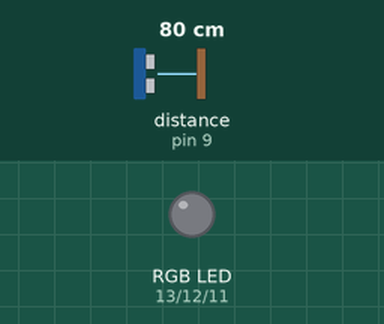
This sketch was run on a simulated Arduino Uno, built with avr-gcc and run on an emulated ATmega328P. Parts: an RGB LED mixed from three pins (HIGH = lit). Wiring (inferred from the names in the program): ultrasonic range finder: trigger pin 8; echo pin 9. The inputs (shaded band) are chosen by the test bench; at power-on: distance to the obstacle (sensor on pin 9) 80 cm. The echo pulse lasts 58.3 µs per cm; pins used as bus, display or sensor lines are not drawn; what the sketch prints to the serial monitor is not drawn.

Above: at 1.3 s.
1.4 s: distance to the obstacle (sensor on pin 9) set to 2 cm
At 2.7 s:
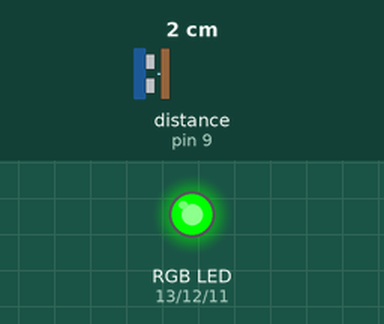
3.0 s: distance to the obstacle (sensor on pin 9) set to 7 cm
4.5 s: distance to the obstacle (sensor on pin 9) set to 10 cm
At 5.3 s:
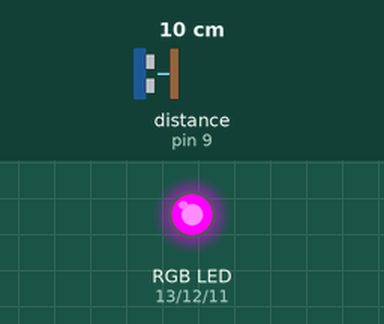
6.0 s: distance to the obstacle (sensor on pin 9) set to 14 cm
At 6.7 s:
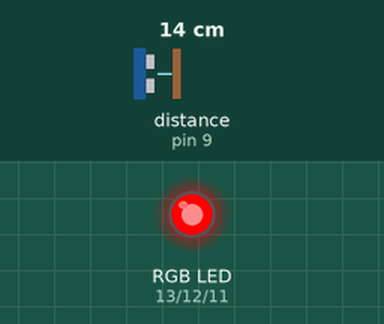
7.5 s: distance to the obstacle (sensor on pin 9) set to 4 cm
At 8.0 s:
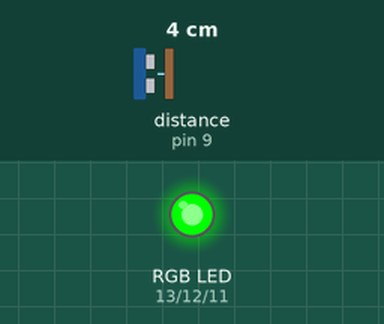
9.0 s: distance to the obstacle (sensor on pin 9) set to 9 cm
At 10.5 s:
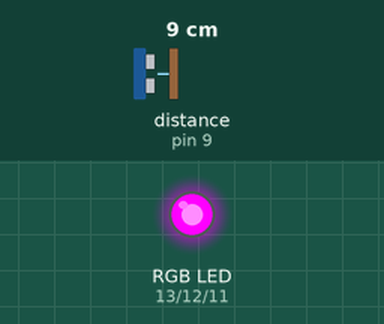
Timing chart, 0 to 11.5 s (numbered marks = the images above; inputs shaded):
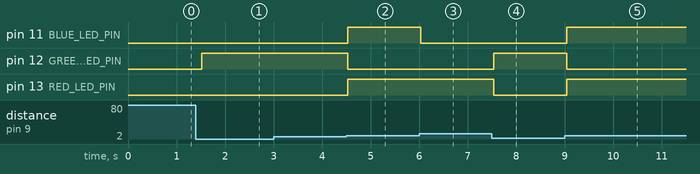

Measured:
- the behaviour switches between 8 and 9 cm on distance to the obstacle (sensor on pin 9) (found by bisection; images 1 and 2)
- the behaviour switches between 12 and 13 cm on distance to the obstacle (sensor on pin 9) (found by bisection; images 2 and 3)
- after the input at 1.4 s, pin 12 (GREEN_LED_PIN): LOW → HIGH after 0.12 s
- after the input at 3.0 s, every drawn part: stays the same
- after the input at 4.5 s, pin 11 (BLUE_LED_PIN), pin 13 (RED_LED_PIN): LOW → HIGH at once; pin 12 (GREEN_LED_PIN): HIGH → LOW at once
- after the input at 6.0 s, pin 11 (BLUE_LED_PIN): HIGH → LOW at once
- after the input at 7.5 s, pin 12 (GREEN_LED_PIN): LOW → HIGH at once; pin 13 (RED_LED_PIN): HIGH → LOW at once
- after the input at 9.0 s, pin 11 (BLUE_LED_PIN), pin 13 (RED_LED_PIN): LOW → HIGH at once; pin 12 (GREEN_LED_PIN): HIGH → LOW at once

The sketch:

arduino3.ino
```cpp
// ARDUINO 3: ULTRA SONIC SENSOR

// Define constants for ultrasonic sensor pins
const int TRIGGER_PIN = 8;
const int ECHO_PIN = 9;

// Define constants for RGB LED pins
const int RED_LED_PIN = 13;
const int GREEN_LED_PIN = 12;
const int BLUE_LED_PIN = 11;

// Define the speed of sound in cm/us
const float SPEED_OF_SOUND = 0.0343;

// Define thresholds for the food levels in cm
const int FULL_THRESHOLD = 8; // arbitrary number
const int HALF_THRESHOLD = 12; // arbitrary number
const int LOW_THRESHOLD = 20; // arbitrary number


void setup() {
  // Initialize ultrasonic sensor pins
  pinMode(TRIGGER_PIN, OUTPUT);
  pinMode(ECHO_PIN, INPUT);

  // Initialize RGB LED pins
  pinMode(RED_LED_PIN, OUTPUT);
  pinMode(GREEN_LED_PIN, OUTPUT);
  Serial.begin(9600);
}

void loop() {
  // Send ultrasonic pulse
  digitalWrite(TRIGGER_PIN, LOW);
  delayMicroseconds(2);
  digitalWrite(TRIGGER_PIN, HIGH);
  delayMicroseconds(10);
  digitalWrite(TRIGGER_PIN, LOW);

  // Read the echo time (round trip)
  long duration = pulseIn(ECHO_PIN, HIGH);

  // Calculate the distance based on the speed of sound
  float distance = duration * SPEED_OF_SOUND / 2;
  Serial.println(distance);

  // Determine the food level and set the LED color
  if (distance <= FULL_THRESHOLD) {
    // Green LED: Container is full
    setColor(0, 255, 0); // Green
    Serial.println("GREEN INDICATED");

  } else if (distance > FULL_THRESHOLD && distance <= HALF_THRESHOLD) {
    // Yellow LED: Container is at half capacity
    setColor(255, 0, 255); // Purple
    Serial.println("PURPLE INDICATED");

  } else if (distance > HALF_THRESHOLD && distance <= LOW_THRESHOLD) {
    // Red LED: Container is low
    setColor(255, 0, 0); // Red
    Serial.println("RED INDICATED");
    sendMsg();

  } else {
    // No Light: Container is empty or sensor out of range
    setColor(0, 0, 0); // Off
    sendMsg();
  }

  // Delay for a short period before measuring again
  delay(500);
}

void setColor(int R, int G, int B) {
  analogWrite(RED_LED_PIN,   R);
  analogWrite(GREEN_LED_PIN, G);
  analogWrite(BLUE_LED_PIN, B);
}

void sendMsg(){
  Serial.write('T');
}
```
